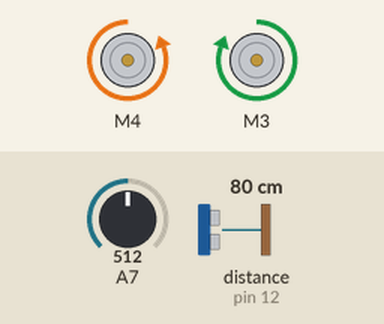
A program run on a simulated Arduino Nano, built with avr-gcc and run on an emulated ATmega328P. On the bench: 2 × DC motor (green arrow = forward, orange = backward, longer = faster). The test bench sets the inputs (shaded band); at power-on: A7 = 512, distance to the obstacle (sensor on pin 12) 80 cm.

Above: at 3.8 s.
At 6.2 s:
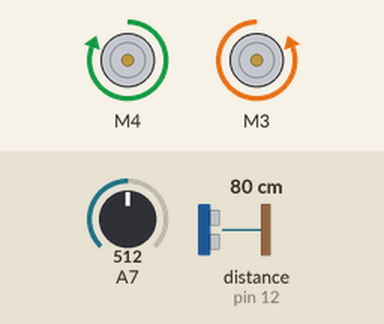
Timing chart, 0 to 13.9 s (numbered marks = the images above):
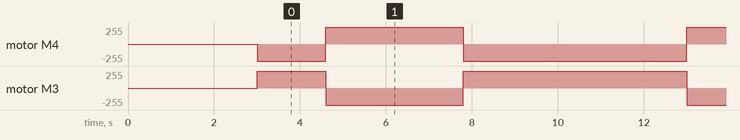

The program:

main.cpp
```cpp
#include <Arduino.h>
#include <NewPing.h>
#include <L298N.h>
#include <Servo.h>

#define LIGHT_FRONT A7
#define LIGHT_RIGHT A6
#define LIGHT_LEFT A5
#define LIGHT_TRESHOLD 130
#define LIGHT_PERCENT_DIFF 1.1

enum State
{
  SearchingDirection,
  Moving,
  Shooting,
  EmergencyStop
};

int currentStateStart = 0;

enum CheckDirectionStatus
{
  Right,
  Left,
  Ok
};

State state = SearchingDirection;

Servo seringe;

NewPing sonar(11, 12, 400);
L298N motorLeft(4, 5);
L298N motorRight(3, 2);

void stop()
{
  motorLeft.stop();
  motorRight.stop();
}

void forward()
{
  motorLeft.forward();
  motorRight.forward();
}

void turnRight()
{
  motorLeft.forward();
  motorRight.backward();
}

void turnLeft()
{
  motorLeft.backward();
  motorRight.forward();
}

void shootWater()
{
  seringe.write(-180);
}

void stopWater()
{
  seringe.write(0);
}

float getDistance()
{
  float duration = sonar.ping_median(10);
  float distance = (duration / 2) * 0.0343;
  if (distance <= 0.5)
    distance = 400;
  return distance;
}

unsigned int getLightLevel(int pin)
{
  return analogRead(pin);
}

CheckDirectionStatus checkDirection()
{
  float minDistLeft = 0;
  float minDistRight = 0;
  int start = millis();
  turnLeft();
  while (millis() - start <= 1500)
  {
    minDistLeft = min(getDistance(), minDistLeft);
  }
  start = millis();
  turnRight();
  while (millis() - start <= 1500)
  {
    minDistLeft = min(getDistance(), minDistLeft);
  }
  start = millis();
  while (millis() - start <= 1500)
  {
    minDistRight = min(getDistance(), minDistRight);
  }
  turnLeft();
  start = millis();
  while (millis() - start <= 1500)
  {
    minDistRight = min(getDistance(), minDistRight);
  }
  stop();

  if (minDistLeft >= 20 && minDistRight >= 20)
  {
    return Ok;
  }
  else if (minDistRight <= minDistLeft)
  {
    return Left;
  }
  else
  {
    return Right;
  }
}

void setup()
{
  Serial.begin(9600);
  pinMode(A7, INPUT);
  pinMode(A6, INPUT);
  pinMode(A5, INPUT);

  delay(3000);
}

void loop()
{
  switch (state)
  {
  case SearchingDirection:
    stop();
    if (getLightLevel(LIGHT_FRONT) >= getLightLevel(LIGHT_LEFT) && getLightLevel(LIGHT_FRONT) >= getLightLevel(LIGHT_RIGHT))
    {

      CheckDirectionStatus directionStatus = checkDirection();
      while (directionStatus != Ok)
      {
        if (directionStatus == Right)
        {
          turnRight();
          delay(2000);
          stop();
        }
        else if (directionStatus == Left)
        {
          turnLeft();
          delay(2000);
          stop();
        }

        directionStatus = checkDirection();
      }

      state = Moving;
      currentStateStart = millis();
    }
    else if (getLightLevel(LIGHT_LEFT) >= LIGHT_PERCENT_DIFF * getLightLevel(LIGHT_RIGHT))
    {
      turnLeft();
      delay(50);
    }
    else if (getLightLevel(LIGHT_RIGHT) >= LIGHT_PERCENT_DIFF * getLightLevel(LIGHT_LEFT))
    {
      turnRight();
      delay(50);
    }

    break;
  case Moving:
    forward();
    if (getDistance() <= 55 && (getLightLevel(LIGHT_FRONT) >= LIGHT_TRESHOLD || getLightLevel(LIGHT_RIGHT) >= LIGHT_TRESHOLD || getLightLevel(LIGHT_LEFT) >= LIGHT_TRESHOLD))
    {
      state = EmergencyStop;
      currentStateStart = millis();
    }
    else if (getDistance() <= 15)
    {
      state = EmergencyStop;
      currentStateStart = millis();
    }
    else if (millis() - currentStateStart >= 3000)
    {
      state = SearchingDirection;
      currentStateStart = millis();
    }
    delay(50);
    break;
  case EmergencyStop:
    stop();
    delay(5000);
    break;
  case Shooting:
    stop();
    while (getLightLevel(LIGHT_LEFT) >= LIGHT_PERCENT_DIFF * getLightLevel(LIGHT_RIGHT))
    {
      turnLeft();
    }
    while (getLightLevel(LIGHT_RIGHT) > LIGHT_PERCENT_DIFF * getLightLevel(LIGHT_LEFT))
    {
      turnRight();
    }
    shootWater();
    delay(5000);
    stopWater();
    state = EmergencyStop;
    currentStateStart = millis();
    break;
  default:
    break;
  }

  // Serial.print("FrontL ");
  // Serial.println(getLightLevel(LIGHT_FRONT));
  // Serial.print("LeftL ");
  // Serial.println(getLightLevel(LIGHT_LEFT));
  // Serial.print("RightL ");
  // Serial.println(getLightLevel(LIGHT_RIGHT));
  // Serial.print("Dist ");
  // Serial.println(getDistance());
  // Serial.println("======");
  // delay(3000);
}
```

Measured:
- by itself, motor M4: repeats every 8.4 s: forward 255/255 3.2 s, backward 255/255 5.2 s, until it stays backward 255/255 from 33.0 s
- by itself, motor M3: repeats every 8.4 s: backward 255/255 3.2 s, forward 255/255 5.2 s, until it stays forward 255/255 from 33.0 s
